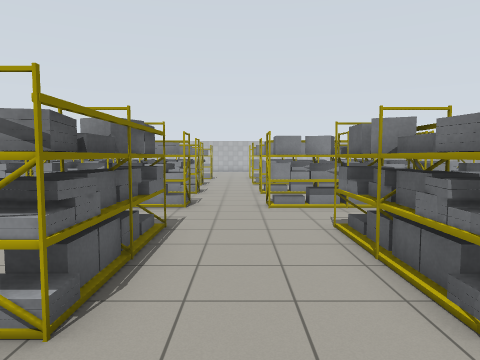
[1] (above)

24 first-person views from a walk through a Gazebo world. The camera is 1.3 m above the floor, tilts 4° down and sees 70° across. The lines on the ground mark 1 m squares. The floor is counted in squares, 1 m on a side. Each view is taken from the middle of a square. On the plan, view 1 faces up. The plan holds only what a view shows up to about 15 squares ahead; the rest is blank. Simple patterns stand in for the simulator's built-in surfaces. Some stock models are drawn as simple stand-ins. Some surface patterns are stand-ins.

[2]
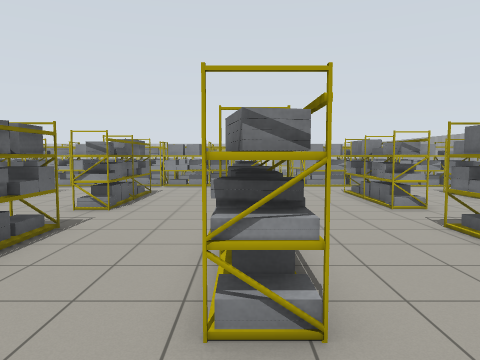

[3]
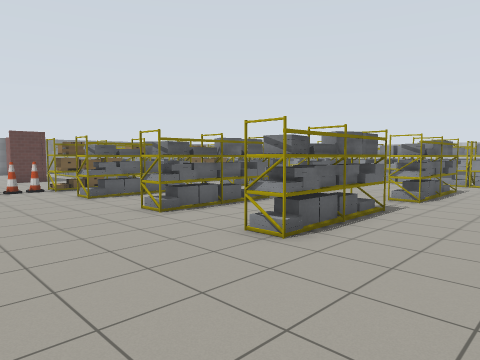

[4]
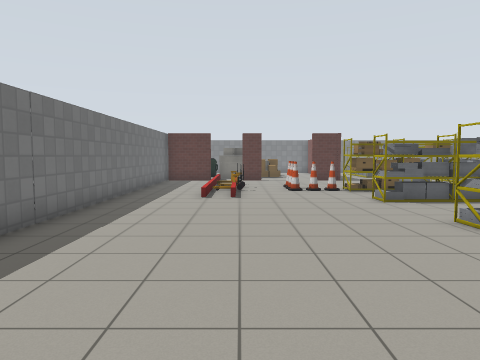

[5]
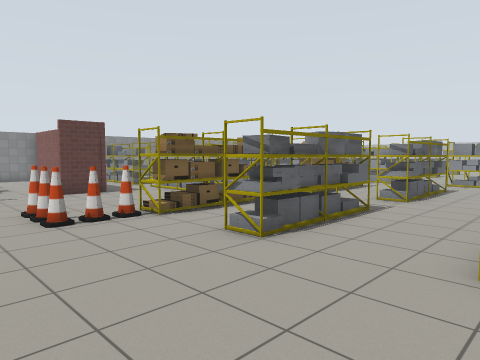

[6]
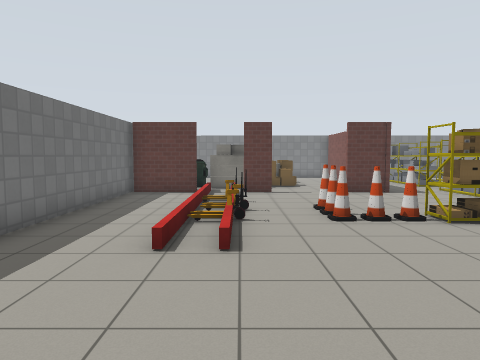

[7]
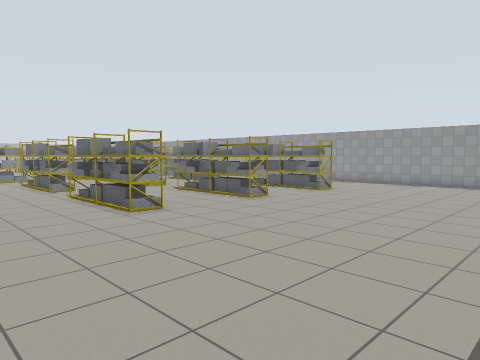

[8]
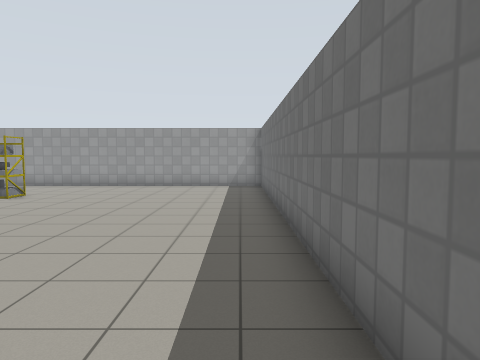

[9]
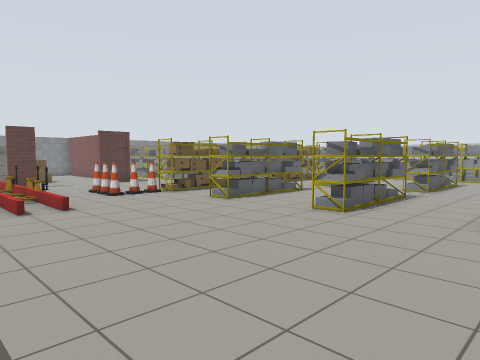

[10]
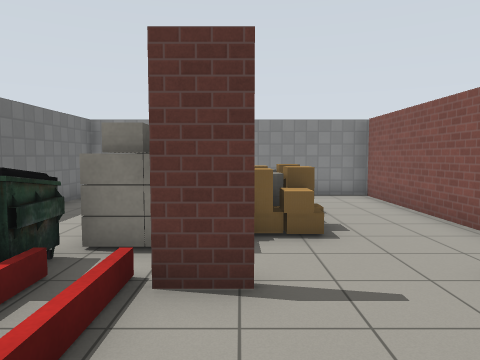

[11]
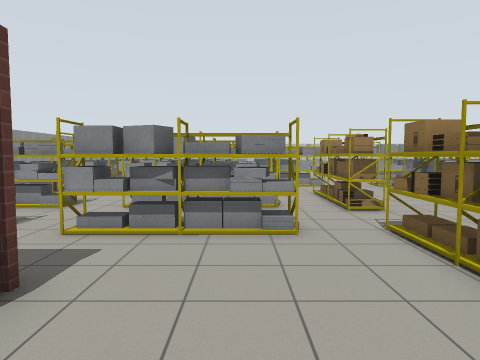

[12]
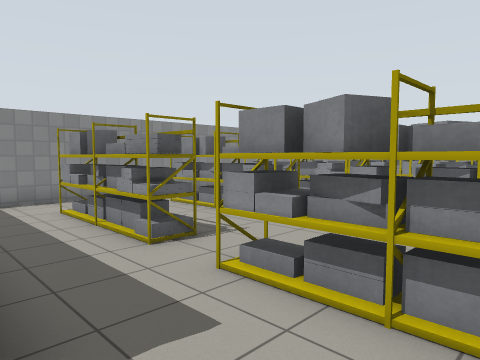

[13]
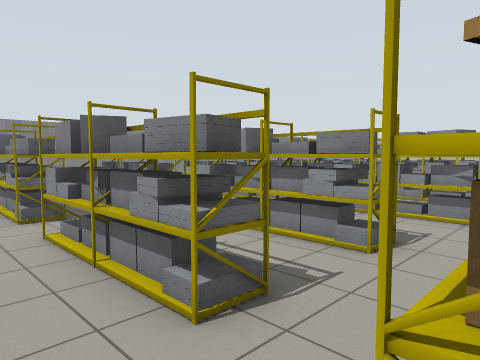

[14]
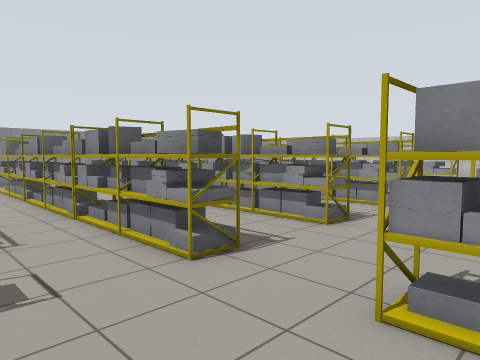

[15]
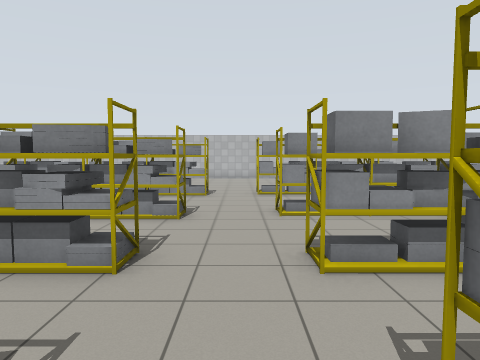

[16]
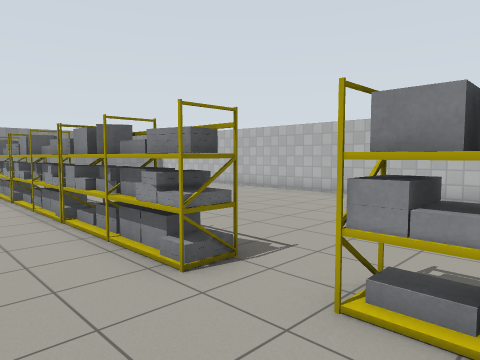

[17]
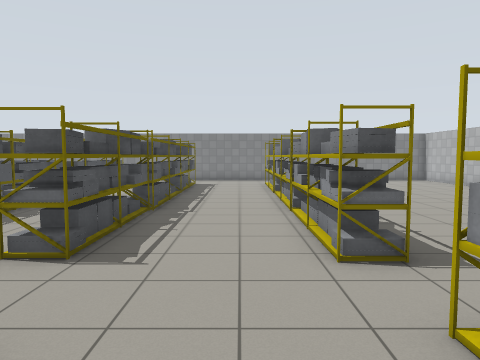

[18]
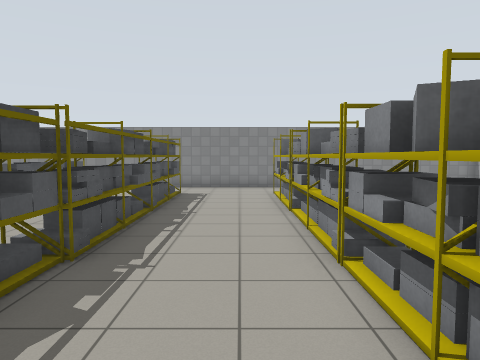

[19]
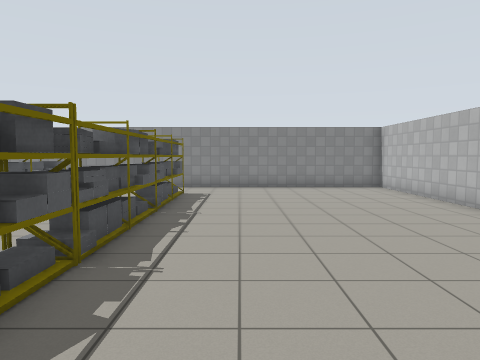

[20]
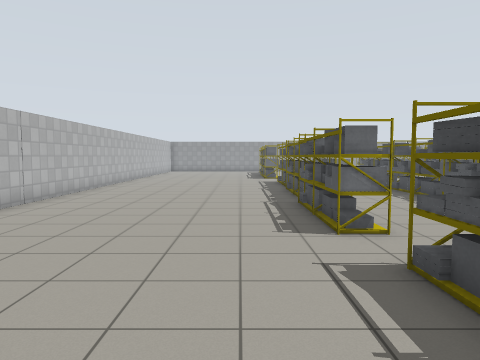

[21]
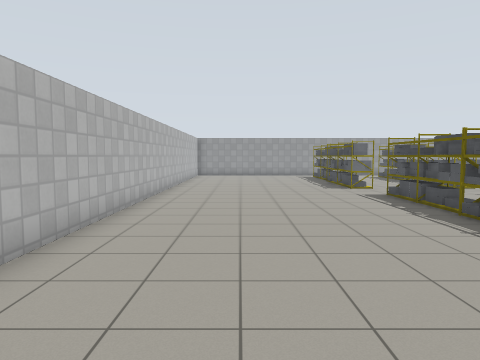

[22]
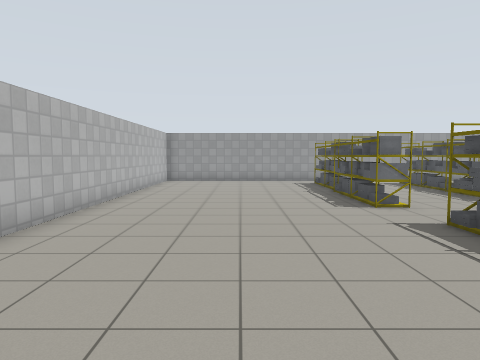

[23]
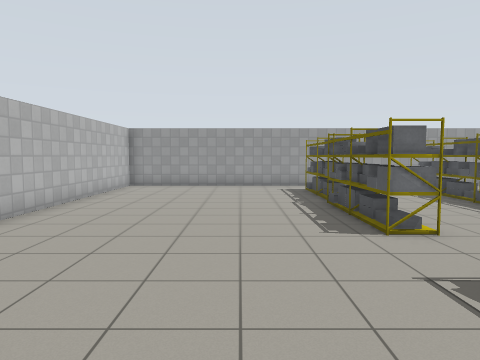

[24]
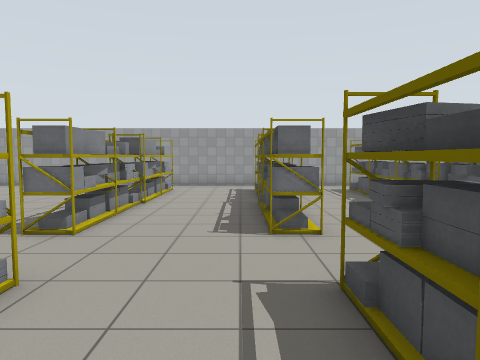

### Floor plan
Points are (right, up) in squares from view 1. A wall is a line through its corners. A room is listed if a view was taken in it or the views show most of it. See-through windows are left out.
Room 1 (views 1, 2, 3, 4, 5, 6, 7, 8, 9, 10, 11, 12, 13, 14, 15, 16, 17, 18, 19, 20, 21, 22, 23, 24)
walls: (-21.3, -2.6) (-21.3, -4.2); (9.9, 8.8) (9.9, 27.8) (-10.8, 27.9); (-13.9, 27.9) (-29.4, 27.9) (-29.4, -1.2); (-21.3, -6.8) (-21.3, -8); (-3.8, -11.9) (9.9, -11.9) (9.9, -0.5); (-21.3, -9.5) (-21.3, -11.8); (-21.7, -11.9) (-8.5, -11.9)
low walls: (-13.6, -8.3) (-15.4, -8.3); (-15.2, -8.1) (-13.9, -8.1); (-13.6, -9.2) (-15.4, -9.2); (-17.5, -8.3) (-20.6, -8.3); (-18.5, -9.1) (-13.6, -9.1); (-21.6, -8.1) (-19.5, -8.1); (-21.5, -9.1) (-18.9, -9.1)
ways out: opening at (-21, -5.5)
objects: shelf (-27, 0) to (-24, 0); shelf (-27, 3) to (-24, 3); shelf (-27, 6) to (-24, 6); shelf (-27, 9) to (-23, 9); shelf (-27, 12) to (-23, 12); shelf (-27, 15) to (-23, 16); shelf (-27, 19) to (-23, 20); dumpster (-22, -11) to (-22, -9); shelf (-22, 0) to (-18, 0); shelf (-22, 3) to (-18, 3); shelf (-22, 6) to (-18, 6); shelf (-22, 9) to (-20, 9); shelf (-22, 12) to (-20, 12); shelf (-22, 15) to (-20, 16); shelf (-22, 19) to (-20, 20); pallet (-19, -8); shelf (-19, 9) to (-16, 9); shelf (-19, 12) to (-16, 12); shelf (-19, 15) to (-15, 16); shelf (-19, 19) to (-15, 20); pallet (-17, -8); cone (-17, -6); pallet (-16, -8); cone (-16, -6); cone (-16, -5); cone (-16, -4); shelf (-16, -3) to (-16, 0); shelf (-16, 2) to (-16, 6); shelf (-13, -4) to (-13, 0); shelf (-13, 2) to (-13, 6); shelf (-13, 9) to (-9, 9); shelf (-13, 12) to (-11, 12); shelf (-13, 16) to (-9, 16); shelf (-13, 20) to (-10, 20); shelf (-9, -4) to (-9, 0); shelf (-9, 2) to (-9, 6); shelf (-9, 20) to (-6, 20); shelf (-8, 9) to (-6, 9); shelf (-8, 12) to (-6, 12); shelf (-8, 15) to (-6, 16); shelf (-6, -3) to (-6, 0); shelf (-6, 2) to (-5, 6); shelf (-5, 9) to (-2, 9); shelf (-5, 12) to (-2, 12); shelf (-5, 15) to (-2, 16); shelf (-5, 19) to (-2, 20); shelf (-2, -3) to (-2, 0); shelf (-2, 3) to (-2, 6); shelf (1, 9) to (4, 9); shelf (1, 12) to (4, 12); shelf (1, 16) to (4, 16); shelf (1, 20) to (4, 20); shelf (2, -3) to (2, 0); shelf (2, 3) to (2, 6); shelf (5, 5) to (6, 6); shelf (5, 9) to (8, 9); shelf (5, 12) to (8, 13); shelf (5, 16) to (8, 16); shelf (5, 20) to (8, 20); shelf (6, -4) to (6, -1)

Positions as (right, up) in squares from view 1, and headings:
1: (0, 0), facing up
2: (-2, -6), facing up
3: (-2, -8), facing up-left
4: (-3, -8), facing left
5: (-9, -8), facing up-left
6: (-9, -8), facing left
7: (-6, -11), facing up-right
8: (-5, -11), facing right
9: (-5, -11), facing up-left
10: (-18, -7), facing left
11: (-19, -6), facing up
12: (-19, -3), facing up-left
13: (-16, 1), facing up-left
14: (-12, 6), facing up-left
15: (-14, 8), facing up
16: (-12, 17), facing up-left
17: (-11, 18), facing left
18: (-15, 18), facing left
19: (-15, 22), facing left
20: (-19, 22), facing right
21: (-13, 25), facing right
22: (-8, 24), facing right
23: (-5, 23), facing right
24: (-5, 17), facing right
